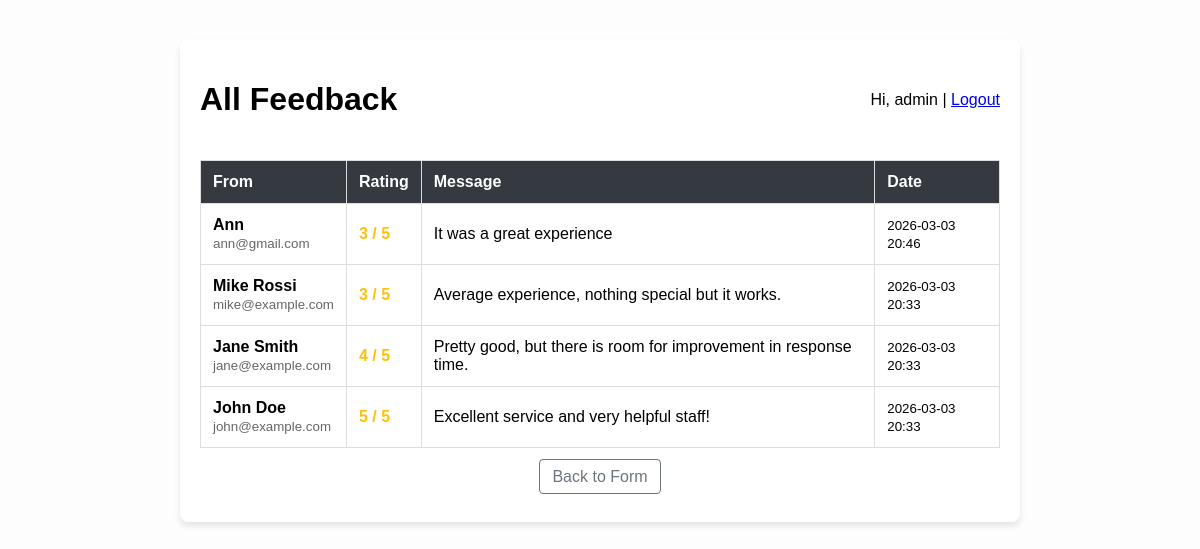
The app's page /feedback/list/ (signed in) with its own data.
### app/models.py (models this page shows, shortened)
class Feedback(models.Model):
    name = models.CharField(max_length=100)
    email = models.EmailField()
    rating = models.IntegerField()
    message = models.TextField()
    created_at = models.DateTimeField(auto_now_add=True)

### app/views.py (the view)
# urls.py: path('list/', views.feedback_list, name='feedback_list'),
@login_required
@user_passes_test(lambda u: u.is_staff)
def feedback_list(request):
    feedbacks = Feedback.objects.all().order_by('-created_at')
    return render(request, 'app/list.html', {'feedbacks': feedbacks})

### app/templates/app/list.html (shortened to what this page needs)
<!DOCTYPE html>
<html>
<head>
</head>
<body>
    <div class="container">
        <div class="header">
            <h1>All Feedback</h1>
            <div>
                <span>Hi, {{ user.username }}</span> |
                <a href="{% url 'logout' %}">Logout</a>
            </div>
        </div>
        <table>
            <thead>
                <tr>
                    <th>From</th>
                    <th>Rating</th>
                    <th>Message</th>
                    <th>Date</th>
                </tr>
            </thead>
            <tbody>
                {% for feedback in feedbacks %}
                <tr>
                    <td>
                        <strong>{{ feedback.name }}</strong><br>
                        <small style="color: #666;">{{ feedback.email }}</small>
                    </td>
                    <td class="rating">{{ feedback.rating }} / 5</td>
                    <td>{{ feedback.message }}</td>
                    <td><small>{{ feedback.created_at|date:"Y-m-d H:i" }}</small></td>
                </tr>
                {% empty %}
                <tr>
                    <td colspan="4">No feedback received yet.</td>
                </tr>
                {% endfor %}
            </tbody>
        </table>
        <p style="text-align: center; margin-top: 20px;">
            <a href="{% url 'feedback_form' %}" class="btn">Back to Form</a>
        </p>
    </div>
</body>
</html>

### app/templates/app/list.html (style rules this page uses)
body { font-family: sans-serif; margin: 40px; background: #fdfdfd; }
.container { background: white; padding: 20px; border-radius: 8px; box-shadow: 0 4px 6px rgba(0, 0, 0, 0.1); max-width: 800px; margin: auto; }
table { width: 100%; border-collapse: collapse; margin-top: 20px; }
th, td { border: 1px solid #ddd; padding: 12px; text-align: left; }
th { background: #343a40; color: white; }
.rating { color: #ffc107; font-weight: bold; }
.header { display: flex; justify-content: space-between; align-items: center; }
.btn { padding: 8px 12px; text-decoration: none; border-radius: 4px; border: 1px solid #6c757d; color: #6c757d; }

### records on screen
Feedback: name "Ann", email "ann@gmail.com", rating "3", message "It was a great experience", created_at "2026-03-03 20:46"
Feedback: name "Mike Rossi", email "mike@example.com", rating "3", message "Average experience, nothing special but it works.", created_at "2026-03-03 20:33"
Feedback: name "Jane Smith", email "jane@example.com", rating "4", message "Pretty good, but there is room for improvement in response time.", created_at "2026-03-03 20:33"
Feedback: name "John Doe", email "john@example.com", rating "5", message "Excellent service and very helpful staff!", created_at "2026-03-03 20:33"

### other values on screen
{{ user.username }} "admin"
